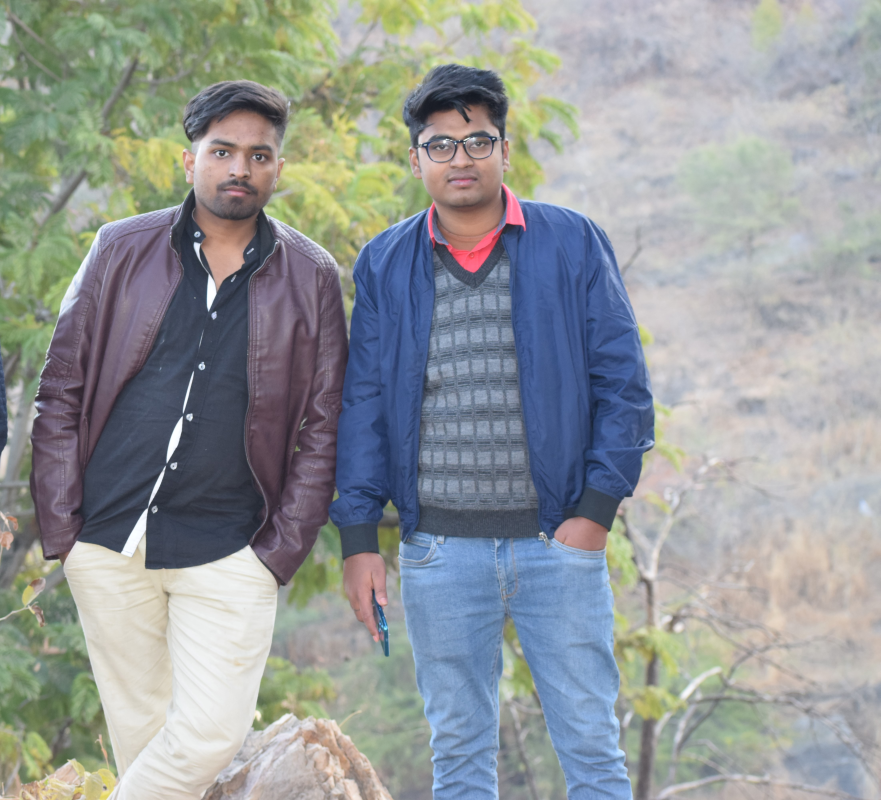
#> input picture bhai.jpg, 4402 x 4000 px (shown at 1/5 size)
$ python histogram.py
#> lines starting #> are read from the running program, lines starting #| are printed output that depends on the picture; after the words box and inside, x2 and y2 are one past the last pixel; in counts of white or black regions, pixels touching at a corner belong together
import cv2 as cv
import matplotlib.pyplot as plt
import numpy as np

img = cv.imread('bhai.jpg')
#> img is the input picture: shape (4000, 4402, 3); mean B, G, R 153.2, 152.3, 147.5
img = cv.resize(img, (400,350), interpolation=cv.INTER_AREA)
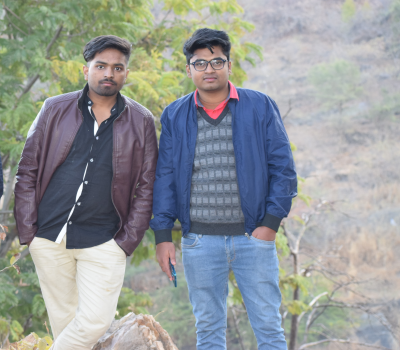
#> img: shape (350, 400, 3); mean B, G, R 153.2, 152.3, 147.5
cv.imshow('image', img)


blank = np.zeros(img.shape[:2], dtype='uint8')
mask = cv.circle(blank, (img.shape[1]//2, img.shape[0]//2), 100, 255, -1)
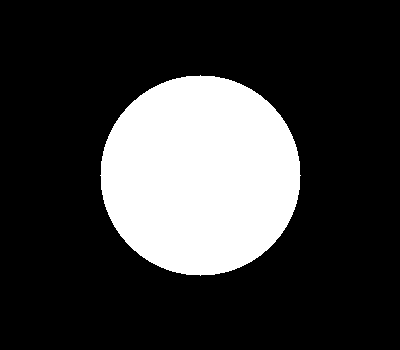
#> blank: shape (350, 400); 22.4% white; 1 white region, box (x1, y1, x2, y2) and area: (100, 75, 301, 276) 31417
cv.imshow('mask', mask)


# [8 lines of commented-out code are left out]

masked = cv.bitwise_and(img, img, mask=mask)
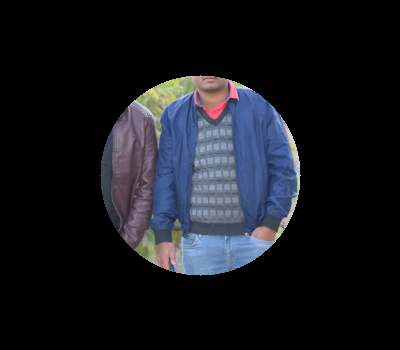
#> masked: shape (350, 400, 3); mean B, G, R 29.7, 24, 22
cv.imshow('masked', masked)

# [12 lines of commented-out code are left out]

plt.figure()
plt.xlabel('bins')
plt.ylabel('# of pixels')

color=('b','g','r')
for i,col in enumerate(color):
    color_hist = cv.calcHist([img], [i], mask, [255], [0,256])
    plt.plot(color_hist, color=col)
    plt.xlim([0,256])

plt.show()
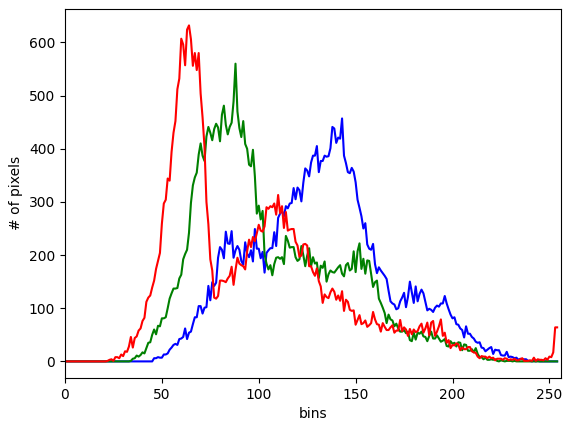
#> figure drawn by matplotlib, 1 panel; curve peaks at x = 143, y = 457; curve peaks at x = 88, y = 560; curve peaks at x = 64, y = 632


cv.waitKey(0)
